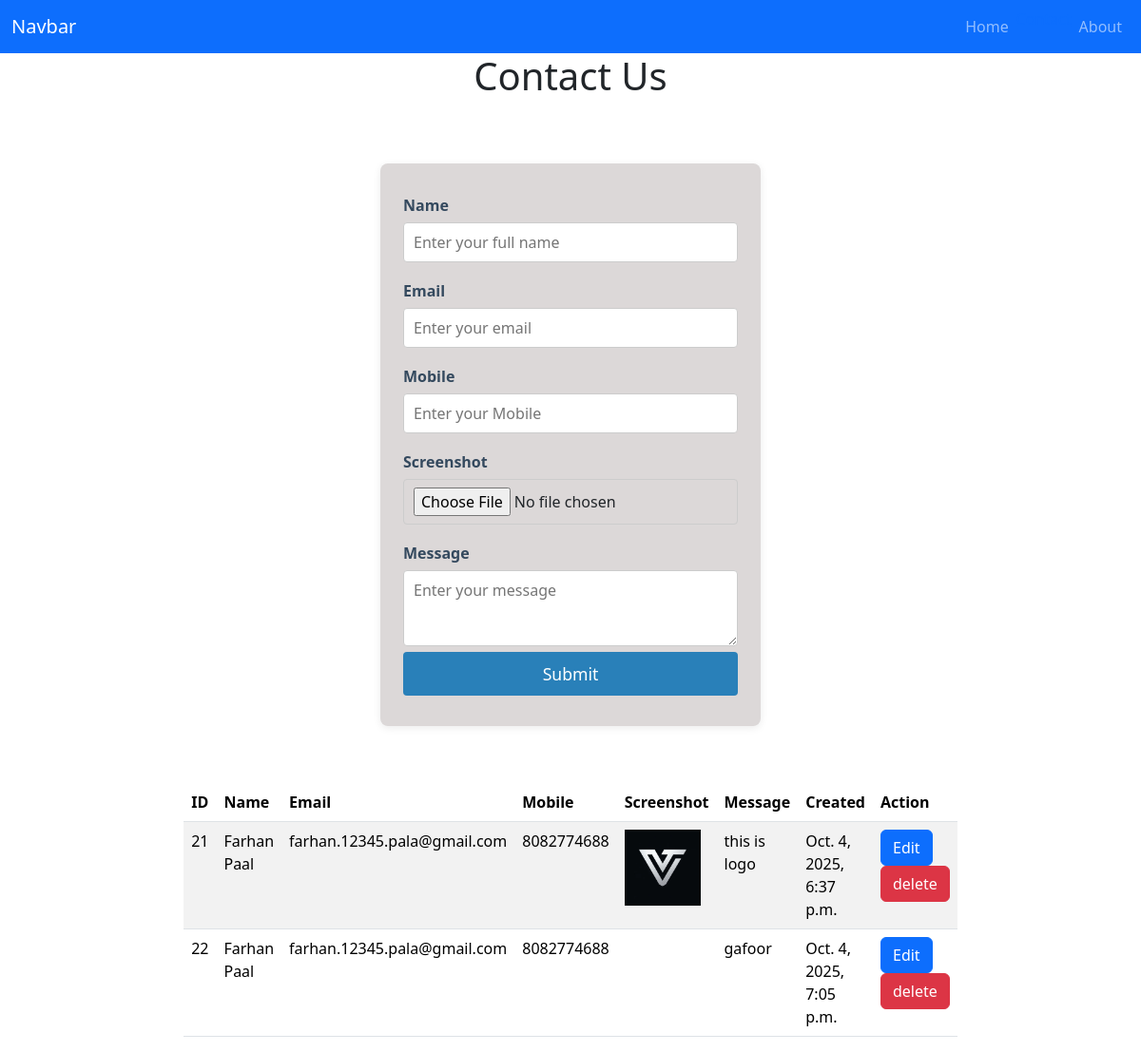
/contact, run on an earlier commit of the app's database.
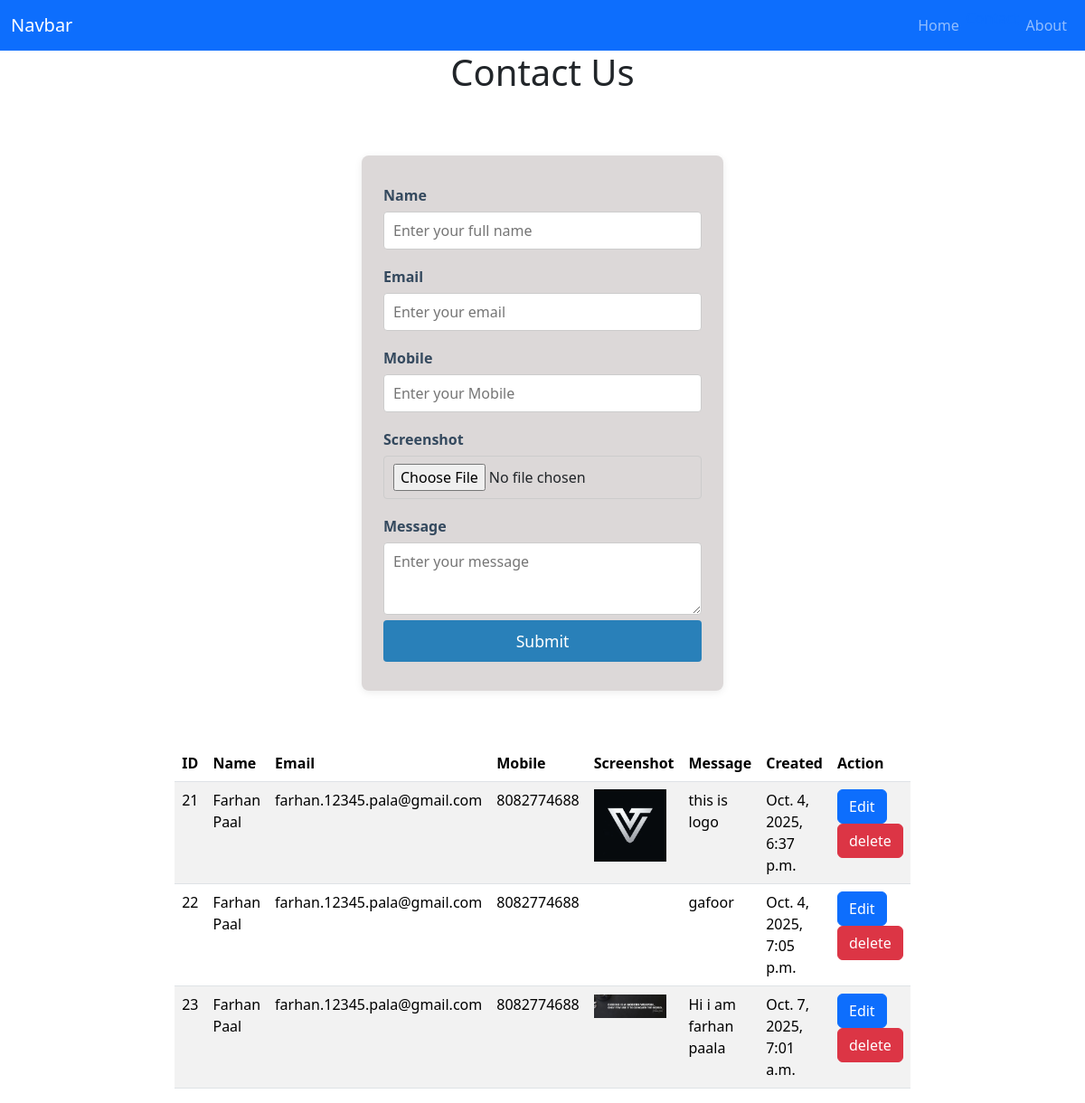
And on a later commit of the database.
### app/models.py (models this page shows)
class Enquiry(models.Model): #inheret modal class and access its all variables,funcs
    name=models.CharField(max_length=100) #we can store 1(00 chars
    email=models.EmailField()
    mobile=models.BigIntegerField()
    message=models.TextField()
    screenshot=models.ImageField(upload_to="images/")
    createdAt=models.DateTimeField(auto_now_add=True)  #it will store date and time of that time

### app/views.py (the view, shortened to what this page needs)
# urls.py: path('contact', Contact),
def Contact(request):
    data=Enquiry.objects.all().values()
    return render(request, 'contact.html',{'data':data, 'settings':settings})

### app/templates/contact.html (shortened to what this page needs)
{% extends 'layout.html' %}
{% load static %}
{% block body %}
<main class="d-flex flex-column align-items-center ">
    <h1>Contact Us</h1>
    <form method="post" action="/contact" enctype="multipart/form-data">
        <label for="name">Name</label>
        <input type="name" id="name" name="name" placeholder="Enter your full name">
        <label for="email">Email</label>
        <input type="mail" id="email" name="email" placeholder="Enter your email">
        <label for="mobile">Mobile</label>
        <input type="number" id="mobile" name="mobile" placeholder="Enter your Mobile">
        <label for="screenshot">Screenshot</label>
        <input type="file" id="screenshot" name="screenshot" placeholder="Enter your Screenshot" accept="image/*">
        <label for="message">Message</label>
        <textarea id="message" name="message" placeholder="Enter your message"></textarea>
        <input type="submit">
    </form>
    {% if data|length > 0 %}
    <table class="w-50 table table-striped">
        <thead>
            <th>ID</th>
            <th>Name</th>
            <th>Email</th>
            <th>Mobile</th>
            <th>Screenshot</th>
            <th>Message</th>
            <th>Created</th>
            <th>Action</th>
        </thead>
        <tbody>
            {% for item in data %}
            <tr>
                <td>{{ item.id}}</td>
                <td>{{ item.name }}</td>
                <td>{{ item.email }}</td>
                <td>{{ item.mobile }}</td>
                <td>
                    <img src="{{ settings.MEDIA_URL }}{{ item.screenshot }}" width="80" alt="">
                </td>
                <td>{{ item.message }}</td>
                <td>{{ item.createdAt }}</td>
                <td>
                    <span class="btn btn-primary" onclick="editRow('{{ item.id }}')">Edit</span>
                    <span class="btn btn-danger" onclick="deleteRow('{{ item.id }}')">delete</span>
                </td>
            </tr>
            {% endfor %}
        </tbody>
    </table>
    {% endif %}
</main>
{% endblock %}

### app/templates/layout.html (shortened to what this page needs)
<!DOCTYPE html>
<html lang="en">
<head>
    <link href="/static/css/layout.css" rel="stylesheet" />
    <link href="https://cdn.jsdelivr.net/npm/bootstrap@5.3.8/dist/css/bootstrap.min.css" rel="stylesheet"
>
</head>
<body>
    {% block nav %}
    <nav class="navbar navbar-expand-lg navbar-dark bg-primary w-100">
        <div class="container-fluid">
            <a class="navbar-brand" href="#">Navbar</a>
            <div class="collapse navbar-collapse justify-content-end" id="navbarNavDropdown">
                <ul class="navbar-nav">
                    <li class="nav-item">
                        <a class="nav-link{% if request.path == '/' %}active{% endif %}" href="/"{% if request.path == '/' %} aria-current="page"{% endif %}>Home</a>
                    </li>
                    <li class="nav-item">
                        <a class="nav-link{% if request.path == '/contact' %}active{% endif %}" href="/contact"{% if request.path == '/contact' %} aria-current="page"{% endif %}>Contact</a>
                    </li>
                    <li class="nav-item">
                        <a class="nav-link{% if request.path == '/about' %}active{% endif %}" href="/about"{% if request.path == '/about' %} aria-current="page"{% endif %}>About</a>
                    </li>
                </ul>
            </div>
        </div>
    </nav>
    {% endblock %}
    {% block body %}
    {% endblock %}
</body>
</html>

### static/css/layout.css (style rules this page uses)
body { background: #f8f9fa; font-family: Arial, sans-serif; margin: 0; padding: 0; }
form { max-width: 400px; margin: 60px auto; background: #dcd8d8; padding: 32px 24px; border-radius: 8px; box-shadow: 0 2px 8px rgba(0, 0, 0, 0.08); }
h1 { text-align: center; color: #2c3e50; margin-bottom: 24px; }
label { display: block; margin-bottom: 6px; color: #34495e; font-weight: bold; }
input[type="name"], input[type="mail"], input[type="number"], input[type="file"], textarea { width: 100%; padding: 8px 10px; margin-bottom: 18px; border: 1px solid #ccc; border-radius: 4px; font-size: 1rem; box-sizing: border-box; }
textarea { min-height: 80px; resize: vertical; }
input[type="submit"] { width: 100%; background: #2980b9; color: #fff; border: none; padding: 10px; border-radius: 4px; font-size: 1.1rem; cursor: pointer; transition: background 0.2s; }

What changed in the data, as far as the page shows it:
added Enquiry: id "23", name "Farhan Paal", email "farhan.12345.pala@gmail.com", mobile "8082774688", screenshot (picture), message "Hi i am farhan paala", createdAt "Oct. 7, 2025, 7:01 a.m."
